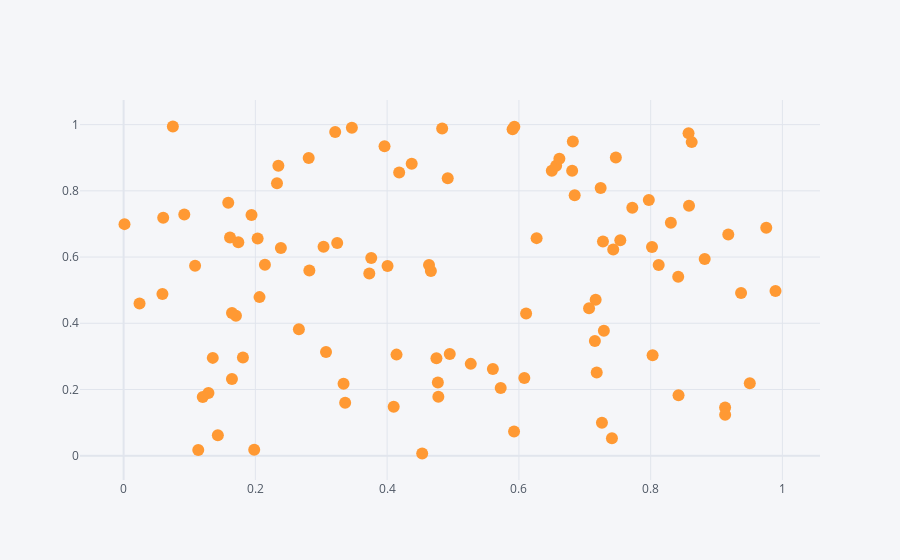

Notebook code for this chart:
### Code cell
# Scatter Plot

df1.iplot(kind='scatter',x='A',y='B',mode='markers')
